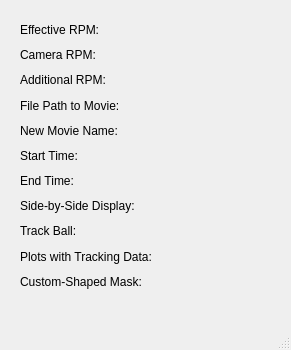
<?xml version="1.0" encoding="UTF-8"?>
<ui version="4.0">
 <class>MainWindow</class>
 <widget class="QMainWindow" name="MainWindow">
  <property name="geometry">
   <rect>
    <x>0</x>
    <y>0</y>
    <width>291</width>
    <height>350</height>
   </rect>
  </property>
  <property name="windowTitle">
   <string>MainWindow</string>
  </property>
  <widget class="QWidget" name="centralwidget">
   <widget class="QWidget" name="gridLayoutWidget">
    <property name="geometry">
     <rect>
      <x>20</x>
      <y>20</y>
      <width>160</width>
      <height>271</height>
     </rect>
    </property>
    <layout class="QGridLayout" name="gridLayout">
     <item row="9" column="0">
      <widget class="QLabel" name="label_10">
       <property name="text">
        <string>Plots with Tracking Data: </string>
       </property>
      </widget>
     </item>
     <item row="8" column="0">
      <widget class="QLabel" name="label_9">
       <property name="text">
        <string>Track Ball: </string>
       </property>
      </widget>
     </item>
     <item row="3" column="0">
      <widget class="QLabel" name="label_4">
       <property name="text">
        <string>File Path to Movie: </string>
       </property>
      </widget>
     </item>
     <item row="6" column="0">
      <widget class="QLabel" name="label_7">
       <property name="text">
        <string>End Time: </string>
       </property>
      </widget>
     </item>
     <item row="0" column="0">
      <widget class="QLabel" name="label">
       <property name="text">
        <string>Effective RPM: </string>
       </property>
      </widget>
     </item>
     <item row="7" column="0">
      <widget class="QLabel" name="label_8">
       <property name="text">
        <string>Side-by-Side Display: </string>
       </property>
      </widget>
     </item>
     <item row="5" column="0">
      <widget class="QLabel" name="label_6">
       <property name="text">
        <string>Start Time: </string>
       </property>
      </widget>
     </item>
     <item row="4" column="0">
      <widget class="QLabel" name="label_5">
       <property name="text">
        <string>New Movie Name: </string>
       </property>
      </widget>
     </item>
     <item row="1" column="0">
      <widget class="QLabel" name="label_2">
       <property name="text">
        <string>Camera RPM: </string>
       </property>
      </widget>
     </item>
     <item row="2" column="0">
      <widget class="QLabel" name="label_3">
       <property name="text">
        <string>Additional RPM: </string>
       </property>
      </widget>
     </item>
     <item row="10" column="0">
      <widget class="QLabel" name="label_11">
       <property name="text">
        <string>Custom-Shaped Mask: </string>
       </property>
      </widget>
     </item>
    </layout>
   </widget>
  </widget>
  <widget class="QStatusBar" name="statusbar"/>
 </widget>
 <resources/>
 <connections/>
</ui>
